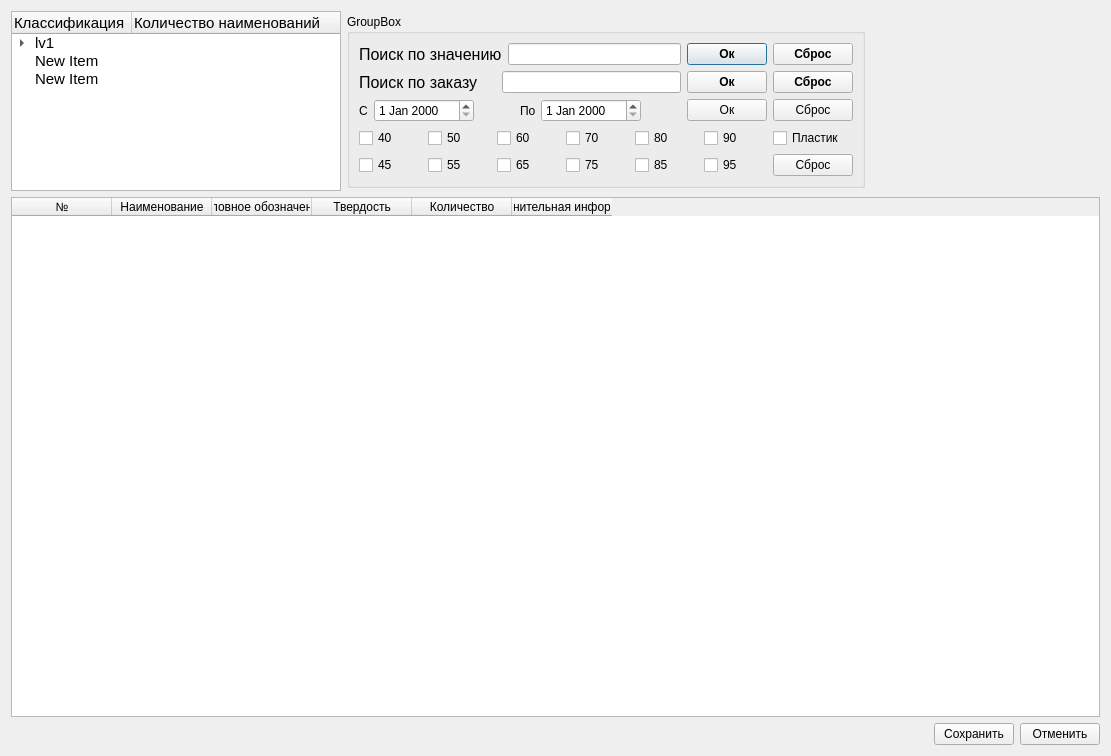
<?xml version="1.0" encoding="UTF-8"?>
<ui version="4.0">
 <class>Dialog</class>
 <widget class="QDialog" name="Dialog">
  <property name="geometry">
   <rect>
    <x>0</x>
    <y>0</y>
    <width>1111</width>
    <height>756</height>
   </rect>
  </property>
  <property name="windowTitle">
   <string>Dialog</string>
  </property>
  <layout class="QVBoxLayout" name="verticalLayout">
   <item>
    <layout class="QHBoxLayout" name="lay_menu_stor">
     <item>
      <widget class="QTreeWidget" name="tree_stor">
       <property name="sizePolicy">
        <sizepolicy hsizetype="Maximum" vsizetype="Maximum">
         <horstretch>0</horstretch>
         <verstretch>0</verstretch>
        </sizepolicy>
       </property>
       <property name="minimumSize">
        <size>
         <width>330</width>
         <height>180</height>
        </size>
       </property>
       <property name="font">
        <font>
         <pointsize>11</pointsize>
         <weight>50</weight>
         <bold>false</bold>
        </font>
       </property>
       <attribute name="headerDefaultSectionSize">
        <number>120</number>
       </attribute>
       <column>
        <property name="text">
         <string notr="true">Классификация</string>
        </property>
       </column>
       <column>
        <property name="text">
         <string>Количество наименований</string>
        </property>
       </column>
       <item>
        <property name="text">
         <string>lv1</string>
        </property>
        <item>
         <property name="text">
          <string>lv2</string>
         </property>
        </item>
       </item>
       <item>
        <property name="text">
         <string>New Item</string>
        </property>
       </item>
       <item>
        <property name="text">
         <string>New Item</string>
        </property>
       </item>
      </widget>
     </item>
     <item>
      <widget class="QGroupBox" name="box_serch_stor">
       <property name="sizePolicy">
        <sizepolicy hsizetype="Preferred" vsizetype="Maximum">
         <horstretch>0</horstretch>
         <verstretch>0</verstretch>
        </sizepolicy>
       </property>
       <property name="title">
        <string>GroupBox</string>
       </property>
       <layout class="QVBoxLayout" name="verticalLayout_7">
        <item>
         <layout class="QHBoxLayout" name="lay_value_serch_stor">
          <item>
           <widget class="QLabel" name="label_value_serch_stor">
            <property name="font">
             <font>
              <pointsize>12</pointsize>
             </font>
            </property>
            <property name="text">
             <string>Поиск по значению</string>
            </property>
           </widget>
          </item>
          <item>
           <widget class="QLineEdit" name="lineedit_value_serch_stor"/>
          </item>
          <item>
           <widget class="QPushButton" name="pushbutton_ok_value_serch_stor">
            <property name="font">
             <font>
              <pointsize>9</pointsize>
              <weight>75</weight>
              <bold>true</bold>
             </font>
            </property>
            <property name="text">
             <string>Ок</string>
            </property>
           </widget>
          </item>
          <item>
           <widget class="QPushButton" name="pushButton_cancel_value_serch_stor">
            <property name="font">
             <font>
              <pointsize>9</pointsize>
              <weight>75</weight>
              <bold>true</bold>
             </font>
            </property>
            <property name="text">
             <string>Сброс</string>
            </property>
           </widget>
          </item>
         </layout>
        </item>
        <item>
         <layout class="QHBoxLayout" name="lay_nomber_serch_stor">
          <item>
           <widget class="QLabel" name="label_nomber_serch_stor">
            <property name="font">
             <font>
              <pointsize>12</pointsize>
             </font>
            </property>
            <property name="text">
             <string>Поиск по заказу</string>
            </property>
           </widget>
          </item>
          <item>
           <spacer name="hspacer_nomber_serch_stor">
            <property name="orientation">
             <enum>Qt::Horizontal</enum>
            </property>
            <property name="sizeType">
             <enum>QSizePolicy::Fixed</enum>
            </property>
            <property name="sizeHint" stdset="0">
             <size>
              <width>18</width>
              <height>20</height>
             </size>
            </property>
           </spacer>
          </item>
          <item>
           <widget class="QLineEdit" name="lineedit_nomber_serch_stor"/>
          </item>
          <item>
           <widget class="QPushButton" name="pushbutton_ok_nomber_serch_stor">
            <property name="font">
             <font>
              <pointsize>9</pointsize>
              <weight>75</weight>
              <bold>true</bold>
             </font>
            </property>
            <property name="text">
             <string>Ок</string>
            </property>
           </widget>
          </item>
          <item>
           <widget class="QPushButton" name="pushbutton_cancel_nomber_serch_stor">
            <property name="font">
             <font>
              <pointsize>9</pointsize>
              <weight>75</weight>
              <bold>true</bold>
             </font>
            </property>
            <property name="text">
             <string>Сброс</string>
            </property>
           </widget>
          </item>
         </layout>
        </item>
        <item>
         <layout class="QHBoxLayout" name="lay_date_serch_stor">
          <item>
           <widget class="QLabel" name="label1_data_serch_stor">
            <property name="maximumSize">
             <size>
              <width>9</width>
              <height>16777215</height>
             </size>
            </property>
            <property name="text">
             <string>С:</string>
            </property>
           </widget>
          </item>
          <item>
           <widget class="QDateEdit" name="dateedit_start_serch_stor">
            <property name="minimumSize">
             <size>
              <width>100</width>
              <height>0</height>
             </size>
            </property>
           </widget>
          </item>
          <item>
           <spacer name="hspacer2__data_serch_stor">
            <property name="orientation">
             <enum>Qt::Horizontal</enum>
            </property>
            <property name="sizeType">
             <enum>QSizePolicy::Fixed</enum>
            </property>
            <property name="sizeHint" stdset="0">
             <size>
              <width>40</width>
              <height>20</height>
             </size>
            </property>
           </spacer>
          </item>
          <item>
           <widget class="QLabel" name="label2_data_serch_stor">
            <property name="maximumSize">
             <size>
              <width>15</width>
              <height>16777215</height>
             </size>
            </property>
            <property name="text">
             <string>По:</string>
            </property>
           </widget>
          </item>
          <item>
           <widget class="QDateEdit" name="dateedit_finish_serch_stor">
            <property name="sizePolicy">
             <sizepolicy hsizetype="Minimum" vsizetype="Fixed">
              <horstretch>0</horstretch>
              <verstretch>0</verstretch>
             </sizepolicy>
            </property>
            <property name="minimumSize">
             <size>
              <width>100</width>
              <height>0</height>
             </size>
            </property>
           </widget>
          </item>
          <item>
           <spacer name="hspacer1_data_serch_stor">
            <property name="orientation">
             <enum>Qt::Horizontal</enum>
            </property>
            <property name="sizeType">
             <enum>QSizePolicy::Fixed</enum>
            </property>
            <property name="sizeHint" stdset="0">
             <size>
              <width>40</width>
              <height>20</height>
             </size>
            </property>
           </spacer>
          </item>
          <item>
           <widget class="QPushButton" name="pushbutton_ok_data_serch_stor">
            <property name="text">
             <string>Ок</string>
            </property>
           </widget>
          </item>
          <item>
           <widget class="QPushButton" name="pushbutton_cancel_data_serch_stor">
            <property name="text">
             <string>Сброс</string>
            </property>
           </widget>
          </item>
         </layout>
        </item>
        <item>
         <layout class="QGridLayout" name="lay_hard_serch_stor">
          <item row="1" column="5">
           <widget class="QCheckBox" name="checkbox_95_hard_serch_stor">
            <property name="text">
             <string>95</string>
            </property>
           </widget>
          </item>
          <item row="0" column="5">
           <widget class="QCheckBox" name="checkbox_90_hard_serch_stor">
            <property name="text">
             <string>90</string>
            </property>
           </widget>
          </item>
          <item row="1" column="6">
           <widget class="QPushButton" name="pushbutton_cancel_hard_serch_stor">
            <property name="text">
             <string>Сброс</string>
            </property>
           </widget>
          </item>
          <item row="1" column="4">
           <widget class="QCheckBox" name="checkbox_85_hard_serch_stor">
            <property name="text">
             <string>85</string>
            </property>
           </widget>
          </item>
          <item row="1" column="0">
           <widget class="QCheckBox" name="checkbox_45_hard_serch_stor">
            <property name="text">
             <string>45</string>
            </property>
           </widget>
          </item>
          <item row="1" column="2">
           <widget class="QCheckBox" name="checkbox_65_hard_serch_stor">
            <property name="text">
             <string>65</string>
            </property>
           </widget>
          </item>
          <item row="1" column="3">
           <widget class="QCheckBox" name="checkbox_75_hard_serch_stor">
            <property name="text">
             <string>75</string>
            </property>
           </widget>
          </item>
          <item row="1" column="1">
           <widget class="QCheckBox" name="checkbox_55_hard_serch_stor">
            <property name="text">
             <string>55</string>
            </property>
           </widget>
          </item>
          <item row="0" column="6">
           <widget class="QCheckBox" name="checkbox_plast_hard_serch_stor">
            <property name="text">
             <string>Пластик</string>
            </property>
           </widget>
          </item>
          <item row="0" column="4">
           <widget class="QCheckBox" name="checkbox_80_hard_serch_stor">
            <property name="text">
             <string>80</string>
            </property>
           </widget>
          </item>
          <item row="0" column="3">
           <widget class="QCheckBox" name="checkbox_70_hard_serch_stor">
            <property name="text">
             <string>70</string>
            </property>
           </widget>
          </item>
          <item row="0" column="0">
           <widget class="QCheckBox" name="checkbox_40_hard_serch_stor">
            <property name="text">
             <string>40</string>
            </property>
           </widget>
          </item>
          <item row="0" column="1">
           <widget class="QCheckBox" name="checkbox_50_hard_serch_stor">
            <property name="text">
             <string>50</string>
            </property>
           </widget>
          </item>
          <item row="0" column="2">
           <widget class="QCheckBox" name="checkbox_60_hard_serch_stor">
            <property name="text">
             <string>60</string>
            </property>
           </widget>
          </item>
         </layout>
        </item>
       </layout>
      </widget>
     </item>
     <item>
      <spacer name="hspacer_stor">
       <property name="orientation">
        <enum>Qt::Horizontal</enum>
       </property>
       <property name="sizeHint" stdset="0">
        <size>
         <width>40</width>
         <height>20</height>
        </size>
       </property>
      </spacer>
     </item>
    </layout>
   </item>
   <item>
    <widget class="QTableWidget" name="table_stor">
     <column>
      <property name="text">
       <string>№</string>
      </property>
     </column>
     <column>
      <property name="text">
       <string>Наименование</string>
      </property>
     </column>
     <column>
      <property name="text">
       <string>Условное обозначение</string>
      </property>
     </column>
     <column>
      <property name="text">
       <string>Твердость</string>
      </property>
     </column>
     <column>
      <property name="text">
       <string>Количество</string>
      </property>
     </column>
     <column>
      <property name="text">
       <string>Дополнительная информация</string>
      </property>
     </column>
    </widget>
   </item>
   <item>
    <layout class="QHBoxLayout" name="horizontalLayout_7">
     <item>
      <spacer name="horizontalSpacer">
       <property name="orientation">
        <enum>Qt::Horizontal</enum>
       </property>
       <property name="sizeHint" stdset="0">
        <size>
         <width>40</width>
         <height>20</height>
        </size>
       </property>
      </spacer>
     </item>
     <item>
      <widget class="QPushButton" name="pushButton">
       <property name="text">
        <string>Сохранить</string>
       </property>
      </widget>
     </item>
     <item>
      <widget class="QPushButton" name="pushButton_2">
       <property name="text">
        <string>Отменить</string>
       </property>
      </widget>
     </item>
    </layout>
   </item>
  </layout>
 </widget>
 <resources/>
 <connections/>
</ui>
